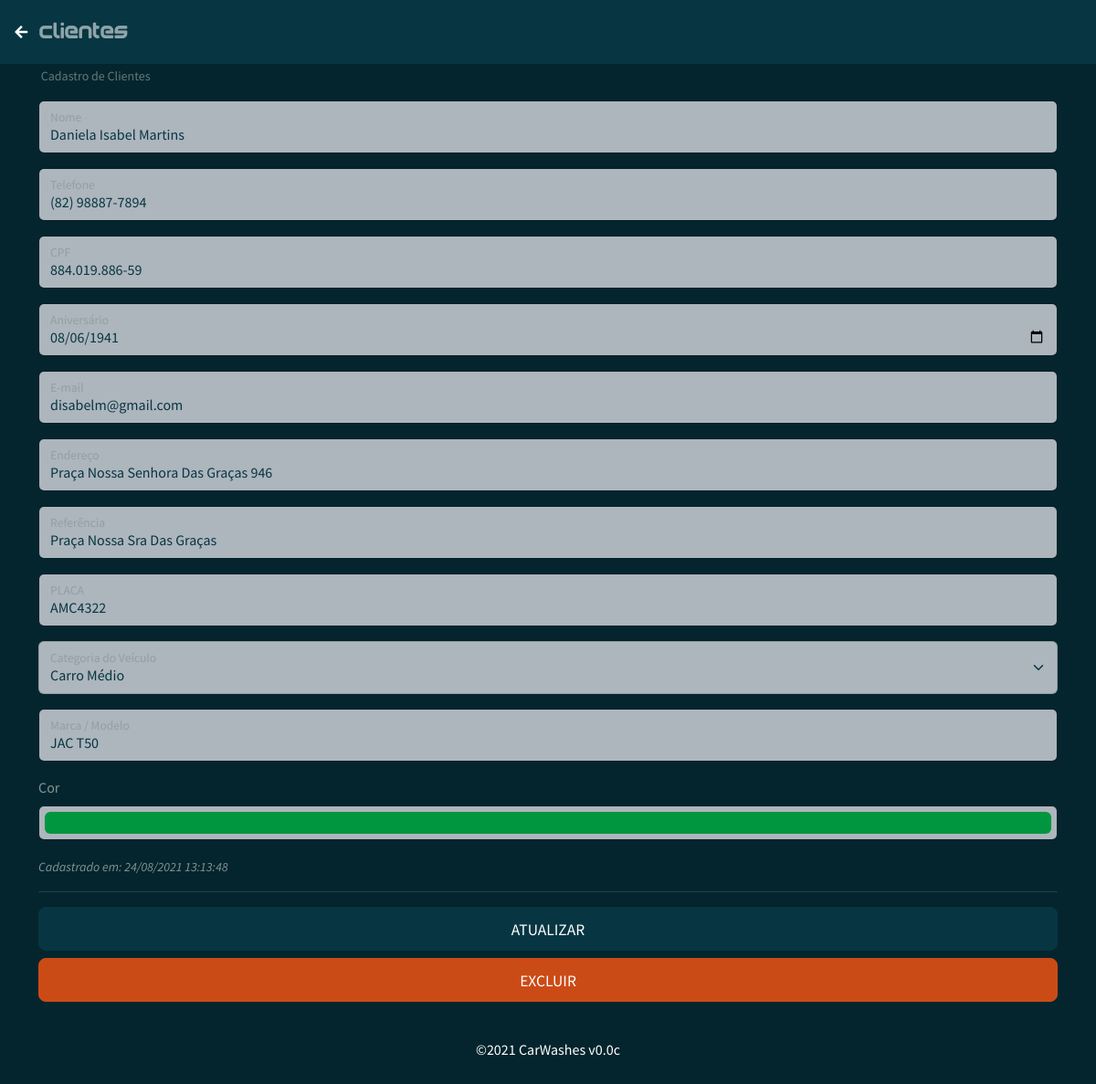
The app's page /clientes_edit.php?id=2 with its own data.
### tables this page shows
CREATE TABLE `tb_clientes` (
  `cliente_id` int(11) NOT NULL COMMENT 'Código',
  `cliente_nome` varchar(200) NOT NULL COMMENT 'Nome',
  `cliente_celular` varchar(15) NOT NULL COMMENT 'Celular',
  `cliente_cpf` varchar(15) NOT NULL COMMENT 'CPF',
  `cliente_aniversario` date DEFAULT NULL COMMENT 'Data Aniversário',
  `cliente_email` varchar(250) NOT NULL COMMENT 'E-mail',
  `cliente_endereco` varchar(200) NOT NULL COMMENT 'Endereço',
  `cliente_referencia` varchar(200) NOT NULL COMMENT 'Referência',
  `cliente_placa` varchar(8) NOT NULL COMMENT 'Placa',
  `cliente_categoria` varchar(5) NOT NULL COMMENT 'Categoria',
  `cliente_modelo` varchar(200) NOT NULL COMMENT 'Modelo',
  `cliente_cor` varchar(50) NOT NULL COMMENT 'Cor',
  `cliente_create` datetime NOT NULL COMMENT 'Criado em',
  `cliente_update` datetime DEFAULT NULL COMMENT 'Atualizado em'
);

CREATE TABLE `tb_categorias` (
  `categoria_id` int(11) NOT NULL COMMENT 'Código',
  `categoria_descricao` varchar(200) NOT NULL COMMENT 'Descrição',
  `categoria_usuario` varchar(11) NOT NULL COMMENT 'Usuário',
  `categoria_create` datetime NOT NULL COMMENT 'Criado',
  `categoria_update` datetime DEFAULT NULL COMMENT 'Atualizado'
);

### assets/connection/connection_database.php (called while the page is built, shortened)
<?php
	$app_versao = 'v0.0c';
?>

### clientes_edit.php (the view, shortened to what this page needs)
<?php
  include_once("assets/connection/connection_database.php");
  $cliente_nome = $cliente_celular = $cliente_cpf = $cliente_aniversario = $cliente_email = $cliente_endereco = $cliente_referencia = $cliente_placa = $cliente_modelo = $cliente_cor = $cliente_categoria = '';
  if(isset($_GET['id'])){
    $cliente_id = $_GET['id'];
    $sql = "SELECT * FROM tb_clientes WHERE cliente_id = '$cliente_id'";
    $result = $conn->query($sql);
    if ($result->num_rows === 1) {
      $row = $result->fetch_assoc();
      $cliente_nome = $row["cliente_nome"];
      $cliente_celular = $row["cliente_celular"];
      $cliente_cpf = $row["cliente_cpf"];
      $cliente_aniversario = $row["cliente_aniversario"];
      $cliente_email = $row["cliente_email"];;
      $cliente_endereco = $row["cliente_endereco"];
      $cliente_referencia = $row["cliente_referencia"];
      $cliente_placa = $row["cliente_placa"];
      $cliente_categoria = $row["cliente_categoria"];
      $cliente_modelo = $row["cliente_modelo"];
      $cliente_cor = $row["cliente_cor"];
      $cliente_create = $row["cliente_create"] == NULL ? '' : date('d/m/Y H:i:s', strtotime($row["cliente_create"]));
      $cliente_update = $row["cliente_update"] == NULL ? '' : date('d/m/Y H:i:s', strtotime($row["cliente_update"]));
    } else {
      echo "0 results";
    }
  }
?>
<!doctype html>
<html lang="pt-br">
  <head>
    <link href="https://cdn.jsdelivr.net/npm/bootswatch@5.1.0/dist/solar/bootstrap.min.css" rel="stylesheet">
    <link rel="stylesheet" href="https://pro.fontawesome.com/releases/v5.10.0/css/all.css"/>
    <link rel="stylesheet" href="style.css">
  </head>
  <body>
    <nav class="navbar navbar-expand-lg navbar-dark bg-dark">
      <span class="navbar-text">
        &nbsp;<a href="clientes.php" class="btn btn-link"><i class="fas fa-arrow-left fa-1x"></i></a>
      </span>
      <span class="navbar-text">
        <a><span class="titulo">CLIENTES</span></a>
      </span>
      <span class="navbar-text">
      </span>
    </nav>
    <div class="container">
      <small class="text-muted">&nbsp;Cadastro de Clientes</small>
      <form action="<?php echo htmlspecialchars('clientes_edit_return.php');?>" method="post" class="form-floating">
        <div class="form-floating mb-3">
          <label for="cliente_id">Código</label>
        </div>
        <div class="form-floating mb-3">
          <input type="text" class="form-control text-capitalize" name="cliente_nome" id="cliente_nome" placeholder="Nome" value="<?php echo $cliente_nome; ?>" autofocus required>
          <label for="floatingInput">Nome</label>
        </div>
        <div class="form-floating mb-3">
          <input type="text" class="form-control text-capitalize" name="cliente_celular" id="cliente_celular" value="<?php echo $cliente_celular; ?>" placeholder="Celular">
          <label for="floatingInput">Telefone</label>
        </div>
        <div class="form-floating mb-3">
          <input type="text" class="form-control text-capitalize" name="cliente_cpf" id="cliente_cpf" value="<?php echo $cliente_cpf; ?>" placeholder="CPF">
          <label for="floatingInput">CPF</label>
        </div>
        <div class="form-floating mb-3">
          <input type="date" class="form-control" name="cliente_aniversario" id="cliente_aniversario" value="<?php echo $cliente_aniversario; ?>" placeholder="Aniversario" value="<?php echo date('Y-m-d') ?>">
          <label for="floatingInput">Aniversário</label>
        </div>
        <div class="form-floating mb-3">
          <input type="email" class="form-control text-lowercase" name="cliente_email" id="cliente_email" value="<?php echo $cliente_email; ?>" placeholder="Email">
          <label for="floatingInput">E-mail</label>
        </div>
        <div class="form-floating mb-3">
          <input type="text" class="form-control text-capitalize" name="cliente_endereco" id="cliente_endereco" value="<?php echo $cliente_endereco; ?>" placeholder="Endereço">
          <label for="floatingInput">Endereço</label>
        </div>
        <div class="form-floating mb-3">
          <input type="text" class="form-control text-capitalize" name="cliente_referencia" id="cliente_referencia" value="<?php echo $cliente_referencia; ?>" placeholder="Referência">
          <label for="floatingInput">Referência</label>
        </div>
        <div class="form-floating mb-3">
          <input type="text" class="form-control text-uppercase" name="cliente_placa" id="cliente_placa" value="<?php echo $cliente_placa; ?>" placeholder="Placa" maxlength="7" required>
          <label for="floatingInput">PLACA</label>
        </div>
        <div class="form-floating mb-3">
          <select class="form-select" id="cliente_categoria" name="cliente_categoria" aria-label="Floating label select example" placeholder="Categoria" required>
            <?php
              $sql = "SELECT categoria_id, categoria_descricao FROM tb_categorias";
              $result = $conn->query($sql);
              if ($result->num_rows > 0) {
                while($row = $result->fetch_assoc()) {
                  ?>
                    <option value="<?php echo $row['categoria_id']; ?>"<?php echo $row['categoria_id'] == $cliente_categoria ? ' selected' : ''; ?>><?php echo $row['categoria_descricao']; ?></option>
                  <?php
                }
              } else {
                ?>
                  <option selected disabled>Não registros cadastrados</option>
                <?php
              }
            ?>
          </select>
          <label for="floatingSelect">Categoria do Veículo</label>
        </div>
        <div class="form-floating mb-3">
          <input type="text" class="form-control text-capitalize" id="cliente_modelo" name="cliente_modelo" value="<?php echo $cliente_modelo; ?>" placeholder="Digite a marca do veículo." list="datalistOptions" required>
          <label for="cliente_modelo">Marca / Modelo</label>
        </div>
        <div class="col-12 mb-3">
          <label for="cor" class="form-label">Cor</label>
          <input type="color" class="form-control form-control-color" id="cliente_cor" name="cliente_cor" value="<?php echo $cliente_cor; ?>" title="Selecione uma cor" value="#FF0000" style="width: 100%;" required>
        </div>
        <small>
          <i>
            <?php echo 'Cadastrado em: '.$cliente_create; ?><br>
          </i>
        </small>
        <hr>
        <div class="d-grid gap-2">
          <button class="btn btn-dark btn-lg" type="submit"><small>ATUALIZAR</small></button>
          <button class="btn btn-warning btn-lg" type="button" data-bs-toggle="modal" data-bs-target="#exampleModal"><small>EXCLUIR</small></button>
        </div>
      </form>
    </div><br>
    <div class="alert alert-default" role="alert">
      <p class="mb-0" style="text-align: center;"><span>&copy;<?php echo date('Y'). ' CarWashes '.$app_versao; ?></span></p>
    </div>
  </body>
</html>

### assets/css/style.css (style rules this page uses)
body { background-color: #04252d; }
.titulo { font-family: 'fontTitulo'; font-size: 25px; }

### records on screen
tb_clientes: cliente_nome "Daniela Isabel martins", cliente_celular "(82) 98887-7894", cliente_cpf "884.019.886-59", cliente_aniversario "08/06/1941", cliente_email "disabelm@gmail.com", cliente_endereco "Praça nossa senhora das Graças 946", cliente_referencia "Praça nossa Sra das Graças", cliente_placa "AMC4322", cliente_categoria "Carro Médio", cliente_modelo "JAC T50", cliente_cor "#00963f", cliente_create "24/08/2021 13:13:48"

### other values on screen
$app_versao "v0.0c"
